Frame 1 (no input): blank canvas, image omitted
Frame 60 (no input): blank canvas, image omitted
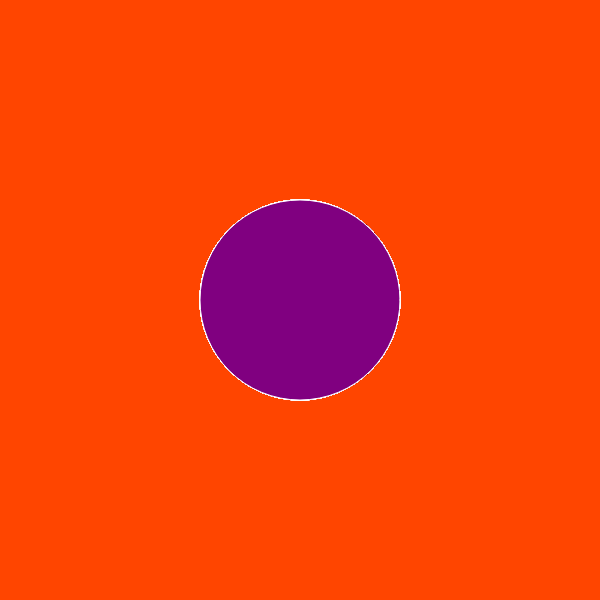
Frame 120 (the mouse pressed at the canvas centre since frame 60)

The p5.js sketch whose frames 1 and 60 were blank and that drew this single picture after the mouse press (run headless with seeded random() and noise() and a simulated clock; from frame 60 on, the mouse is pressed at the canvas centre):

// p5.js sketch
// ── sketch.js
function setup() {
  createCanvas(600, 600);
  background("orangered");
}

  function draw(){
    
  stroke("white");  
  fill("purple");
    
  if(mouseIsPressed){
    circle(mouseX, mouseY, 200, 350);
  }  
}  
